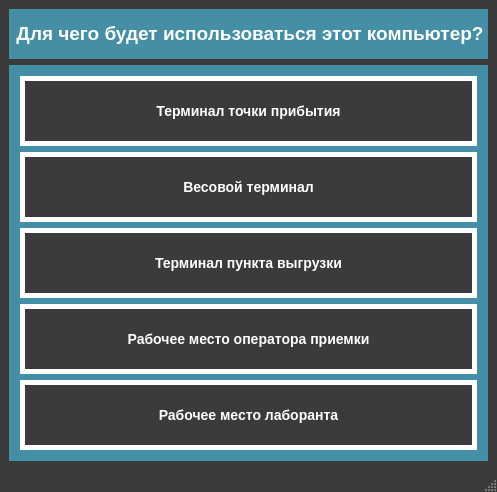
<?xml version="1.0" encoding="UTF-8"?>
<ui version="4.0">
 <class>MainWindow</class>
 <widget class="QMainWindow" name="MainWindow">
  <property name="geometry">
   <rect>
    <x>0</x>
    <y>0</y>
    <width>497</width>
    <height>492</height>
   </rect>
  </property>
  <property name="windowTitle">
   <string>Выбор интерфейса</string>
  </property>
  <property name="windowIcon">
   <iconset>
    <normaloff>../res/if_menu_white.png</normaloff>../res/if_menu_white.png</iconset>
  </property>
  <property name="styleSheet">
   <string notr="true">QMainWindow{
	background-color:#3a3b3a;
	color:#ffffff;
	border-color:#ffffff;
}
QTableView{
	background-color:#ffffff;
	alternate-background-color:#e2e2e2;
	color:#3a3b3a;
	border-style:solid;
	border-color:#ffffff;
	border-width:0px;
	selection-color:#ffffff;
	selection-background-color:#54b0cb;
}
QHeaderView::section{
    background-color:#448fa6;
	color:#ffffff;
	font:bold;
	height:40px;
	border: #ffffff;
	border-style:solid;
	border-width:0px;
}
QComboBox{
	background-color:#ffffff;
	border-style:solid;
	border-width:2px;
	border-color:#ffffff;
	color:#3a3b3a;
	width:50px;
	height:30px;
	font:bold;
	padding-left:5px
}
QComboBox QAbstractItemView {
	background-color:#ffffff;
	color:#3a3b3a;
    border: 2px solid #ffffff;
	padding-left:2px;
	padding-right:2px;
	padding-top:2px;
	padding-bottom:2px
}
QComboBox::drop-down {
   width: 24px;
   border: 2px;
}
QComboBox::down-arrow {
    image: url(&quot;./res/if_chevron-left.png&quot;);
    width: 16px;
    height: 16px;
}
QComboBox::down-arrow::hover {
    image: url(&quot;./res/if_chevron-down.png&quot;);
    width: 16px;
    height: 16px;
}
QDateEdit{
	background-color:#ffffff;
	border-style:solid;
	border-width:2px;
	border-color:#ffffff;
	color:#3a3b3a;
	width:150px;
	height:30px;
	font:bold;
	padding-left:5px
}
QDateEdit QAbstractItemView {
	background-color:#ffffff;
	color:#3a3b3a;;
}
QDateEdit::drop-down {
   width: 24px;
   border: 2px;
}
QDateEdit::down-arrow {
    image: url(&quot;./res/if_chevron-left.png&quot;);
    width: 16px;
    height: 16px;
}
QDateEdit::down-arrow::hover {
    image: url(&quot;./res/if_chevron-down.png&quot;);
    width: 16px;
    height: 16px;
}
QMenuBar{
	background-color:#3a3b3a;
	color:#ffffff;
	selection-color:#54b0cb;
	font:bold
}
QMenuBar::item::selected{
	background-color:#54b0cb;
	color:#ffffff;
	font:bold;
	padding-left:2px
}
QToolBar{
	background-color:#3a3b3a;
	color:#ffffff;
}
QMenu {
	background-color:#3a3b3a;
	color:#ffffff;
	font:bold;
	padding-left:2px;
}
QMenu::hover {
    background-color: #448fa6;
    color:#3a3b3a;
	font:bold
}
QMenu::item {
    background-color:#3a3b3a;
	color:#ffffff;
}
QMenu::item::selected{
	background-color:#54b0cb;
	color:#ffffff;
	padding-left:10px;
}
QTabWidget{
	background-color:#3a3b3a;
	color:#ffffff;
	border-color:#ffffff;
}
QTabBar::tab:right:selected{
    background-color:#448fa6;
	color:#ffffff;
	font:bold;
	height:60px;
	width: 30px;
	border: #448fa6;
	border-style:solid;
	border-width:2px;
}
QTabBar::tab:right:!selected{
    background-color:#3a3b3a;
	color:#ffffff;
	font:bold;
	height:60px;
	width: 30px;
	border: #448fa6;
	border-style:solid;
	border-width:2px;
}
QLabel{
	background-color:#448fa6;
	color:#ffffff;
	height:60px;
	width: 30px;
	border: #448fa6;
	border-style:solid;
	border-width:2px;
}
QGroupBox{
	background-color:#448fa6;
	color:#ffffff;
	height:60px;
	width: 30px;
	border: #448fa6;
	border-style:solid;
	border-width:2px;
}
QPushButton{
	background-color:#3a3b3a;
	color:#ffffff;
	height:60px;
	width: 40px;
	border: #ffffff;
	border-style:solid;
	border-width:5px;
	font:14px;
	font-weight: bold
}
QPushButton::pressed{
	background-color:#ffffff;
	color:#3a3b3a;
	border:2px solid #3a3b3a;
}
QPushButton::hover{
	color:#448fa6;
	border:2px solid #448fa6;
}</string>
  </property>
  <widget class="QWidget" name="centralwidget">
   <layout class="QVBoxLayout" name="verticalLayout_2">
    <item>
     <widget class="QLabel" name="headerLabel">
      <property name="text">
       <string>&lt;html&gt;&lt;head/&gt;&lt;body&gt;&lt;p align=&quot;center&quot;&gt;&lt;span style=&quot; font-size:14pt; font-weight:600;&quot;&gt;Для чего будет использоваться этот компьютер?&lt;/span&gt;&lt;/p&gt;&lt;/body&gt;&lt;/html&gt;</string>
      </property>
     </widget>
    </item>
    <item>
     <widget class="QGroupBox" name="groupBox">
      <property name="title">
       <string/>
      </property>
      <layout class="QVBoxLayout" name="verticalLayout">
       <item>
        <widget class="QPushButton" name="arrivalButton">
         <property name="text">
          <string>Терминал точки прибытия</string>
         </property>
        </widget>
       </item>
       <item>
        <widget class="QPushButton" name="scaleButton">
         <property name="text">
          <string>Весовой терминал</string>
         </property>
        </widget>
       </item>
       <item>
        <widget class="QPushButton" name="unloadButton">
         <property name="text">
          <string>Терминал пункта выгрузки</string>
         </property>
        </widget>
       </item>
       <item>
        <widget class="QPushButton" name="operatorButton">
         <property name="text">
          <string>Рабочее место оператора приемки</string>
         </property>
        </widget>
       </item>
       <item>
        <widget class="QPushButton" name="laboratoryButton">
         <property name="text">
          <string>Рабочее место лаборанта</string>
         </property>
        </widget>
       </item>
      </layout>
     </widget>
    </item>
   </layout>
  </widget>
  <widget class="QMenuBar" name="menubar">
   <property name="geometry">
    <rect>
     <x>0</x>
     <y>0</y>
     <width>497</width>
     <height>30</height>
    </rect>
   </property>
  </widget>
  <widget class="QStatusBar" name="statusbar"/>
  <action name="showWindow">
   <property name="icon">
    <iconset>
     <normaloff>../res/if_triangle_up.png</normaloff>../res/if_triangle_up.png</iconset>
   </property>
   <property name="text">
    <string>Развернуть</string>
   </property>
   <property name="toolTip">
    <string>Показать окно</string>
   </property>
  </action>
  <action name="hideWindow">
   <property name="icon">
    <iconset>
     <normaloff>../res/if_triangle_down.png</normaloff>../res/if_triangle_down.png</iconset>
   </property>
   <property name="text">
    <string>Свернуть в трей</string>
   </property>
   <property name="toolTip">
    <string>Свернуть окно в трей</string>
   </property>
  </action>
  <action name="closeWindow">
   <property name="icon">
    <iconset>
     <normaloff>../res/if_x.png</normaloff>../res/if_x.png</iconset>
   </property>
   <property name="text">
    <string>Выйти</string>
   </property>
   <property name="toolTip">
    <string>Выйти из приложения</string>
   </property>
  </action>
 </widget>
 <resources/>
 <connections/>
</ui>
